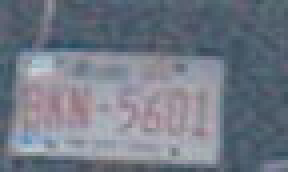
#> input picture proj1/part-1-data/110.jpg, 72 x 43 px, given as the content of the folder 3, which was not available (shown 4 times larger)
$ python preprocess.py 3   (Python 2 division)
#> lines starting #> are read from the running program, lines starting #| are printed output that depends on the picture; pictures that were not available may be replaced by others from this repository, and a replacement may not be noted
import sys
from scipy import ndimage
import os
from PIL import Image, ImageFilter, ImageEnhance


def _t_0(full_name):
    pass


def _t_1(full_name):
    image = Image.open(full_name)
    editor = ImageEnhance.Contrast(image)
    image = editor.enhance(1.5)
    image.save(full_name);


def _t_2(full_name):
    image = Image.open(full_name)
    image = image.crop((36, 0, 72, 43))
    image = image.filter(ImageFilter.EDGE_ENHANCE_MORE)
    image.save(full_name);


def _t_3(full_name):
    image = Image.open(full_name)
    image = image.crop((36, 0, 72, 43))
    editor = ImageEnhance.Contrast(image)
    image = editor.enhance(1.5)
    image.save(full_name);


def _t_4(full_name):
    image = Image.open(full_name)
    image = image.crop((36, 0, 72, 43))
    editor = ImageEnhance.Contrast(image)
    image = editor.enhance(1.5)
    image = image.filter(ImageFilter.EDGE_ENHANCE)
    image.save(full_name);


def _t_5(full_name):
    image = Image.open(full_name)
    image = image.crop((36, 0, 72, 43))
    image.save(full_name);


def _t_6(full_name):
    image = Image.open(full_name)
    image = image.crop((36, 0, 72, 43))
    image = image.convert('L')
    image.save(full_name);


def apply_transform(fcn, folder):
#> called with folder = '3'
    for _, _, filenames in os.walk(folder):
        for filename in filenames:
            if filename.endswith(".jpg"):
                full_name = folder + "/" + filename
                fcn(full_name)
#> this loop made 1 pass
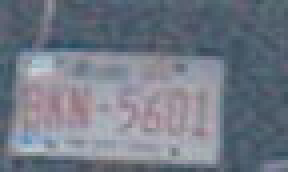
#> input picture proj1/part-1-data/110.jpg, 72 x 43 px, given as the content of the folder 3, which was not available (shown 4 times larger)
#> pass 1, in _t_3, `image = image.crop((36, 0, 72, 43))`:
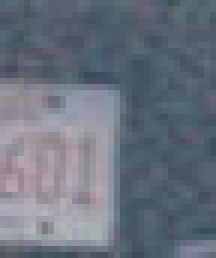
#> image: PIL image 36x43 RGB (shown 6 times larger); mean R, G, B 105.3, 113.9, 126.2
#> pass 1, in _t_3, `image = editor.enhance(1.5)`:
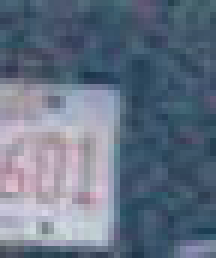
#> image: PIL image 36x43 RGB (shown 6 times larger); mean R, G, B 101.3, 114, 132.5


if __name__ == "__main__":
    """
    Apply the chosen transform to each image in the given dir.
    """
    usage = "Usage:\n"\
            "{} n data_dir\n\n"\
            "First parameter is required. Specify one of the following:\n"\
            "0:\tNo Transformations\n"\
            "1:\tIncrease Contrast\n"\
            "2:\tCrop and Edge Enhance\n"\
            "3:\tCrop and Contrast\n"\
            "4:\tCrop, Contrast, and Edge Enhance\n"\
            "5:\tCrop only\n"\
            "6:\tCrop and Greyscale\n"\
            "".format(sys.argv[0])

    n = None
    # all transforms available keyed by n
    options = {
                0: _t_0,
                1: _t_1,
                2: _t_2,
                3: _t_3,
                4: _t_4,
                5: _t_5,
                6: _t_6,
              }

    if len(sys.argv) > 1:
        n = int(sys.argv[1])
        data_dir = sys.argv[-1]

        # check if we have an action for n
        try:
            f = options[n]
        except Exception:
            f = None

        if f:
            apply_transform(f, data_dir)
        else:
            raise Exception(str(n) + " is not a valid value as the first argument.")
    else:
        print usage
        sys.exit(2)

$ run again, on proj1/part-1-data/118.jpg
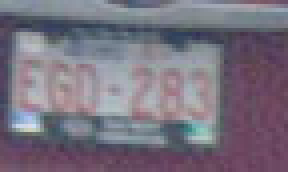
#> input picture proj1/part-1-data/118.jpg, 72 x 43 px, given as the content of the folder 3, which was not available (shown 4 times larger)
#> the loop in apply_transform, `for filename in filenames:` made 1 pass
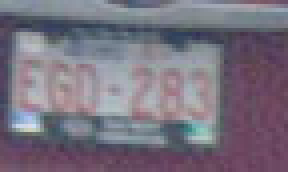
#> input picture proj1/part-1-data/118.jpg, 72 x 43 px, given as the content of the folder 3, which was not available (shown 4 times larger)
#> pass 1, in _t_3, `image = image.crop((36, 0, 72, 43))`:
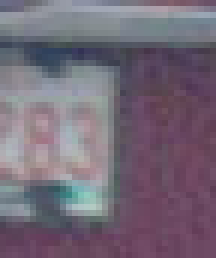
#> image: PIL image 36x43 RGB (shown 6 times larger); mean R, G, B 116, 104.7, 119.2
#> pass 1, in _t_3, `image = editor.enhance(1.5)`:
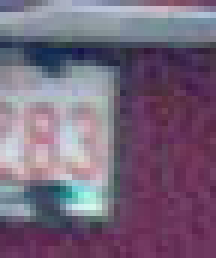
#> image: PIL image 36x43 RGB (shown 6 times larger); mean R, G, B 118.7, 101.8, 123.5
